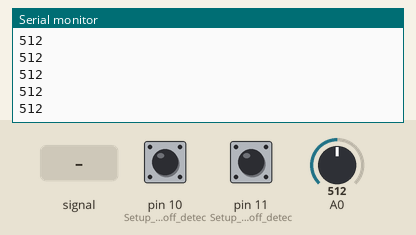
Recording of a sketch running on a simulated Arduino Uno, built with avr-gcc and run on an emulated ATmega328P. On the bench: the last lines printed to the serial monitor. The test bench sets the inputs (shaded band); at power-on: A0 = 512, pin 10 (Setup_for_leads_off_detec) LOW, pin 11 (Setup_for_leads_off_detec) LOW.

Above: at 1.2 s.
1.3 s: A0 fed a 200 Hz sine of ±81 counts around its level
At 2.3 s:
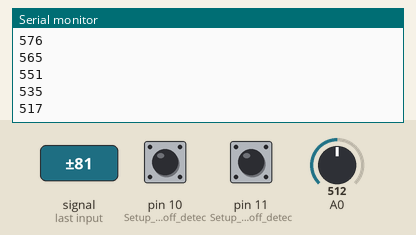
2.8 s: A0 set to 716
At 3.8 s:
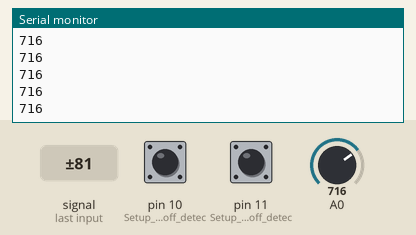
4.3 s: A0 set to 900
At 4.9 s:
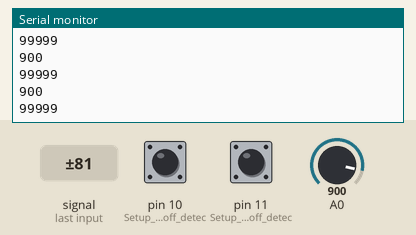
Timing chart, 0 to 7.3 s (numbered marks = the images above; inputs shaded):
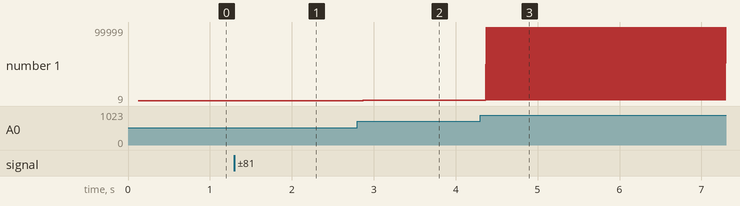

Measured:
- after the input at 1.3 s, the serial monitor: prints a new line after 0.07 s (image 1)
- after the input at 2.8 s, the serial monitor: prints a new line after 0.07 s (image 2)
- after the input at 4.3 s, the serial monitor: prints a new line after 0.07 s (image 3)
- plotted number 1: 512 → 576 after the input at 1.3 s, 576 → 716 after the input at 2.8 s, 716 → 9 after the input at 4.3 s

The sketch:

EMG-AD8232.ino
```cpp
#define MAX_BUFFER 10
#define OFFSET 1.5

uint32_t data = 0;
uint32_t sumData=0;
uint32_t countData=0;
uint32_t newData;
uint32_t avgData = 0;
bool pronto = false;

void getdata()
{
 if (countData<MAX_BUFFER) {
    countData++;
    sumData+=newData;
 }else{
    data = sumData / countData;
    countData = 0;
    sumData = 0;
    Serial.println(data);
    if(data > (avgData * OFFSET)){
      Serial.println(99999);
    }
 }
}

void calibrar()
{
 if (countData<1000) {
    countData++;
    sumData+=newData;
 }else{
    avgData = sumData / countData;
    countData = 0;
    sumData = 0;
    pronto = true;
 }
}

void setup() {
  // initialize the serial communication:
  Serial.begin(9600);
  pinMode(10, INPUT); // Setup for leads off detection LO +
  pinMode(11, INPUT); // Setup for leads off detection LO -
}

void loop() {

  if((digitalRead(10) == 1)||(digitalRead(11) == 1)){
     delay(0.1);
  }
  else{
    if(!pronto){
        newData = analogRead(A0);
        calibrar();
      }else{
        newData = analogRead(A0);
        getdata();
      }
  }
}
```
